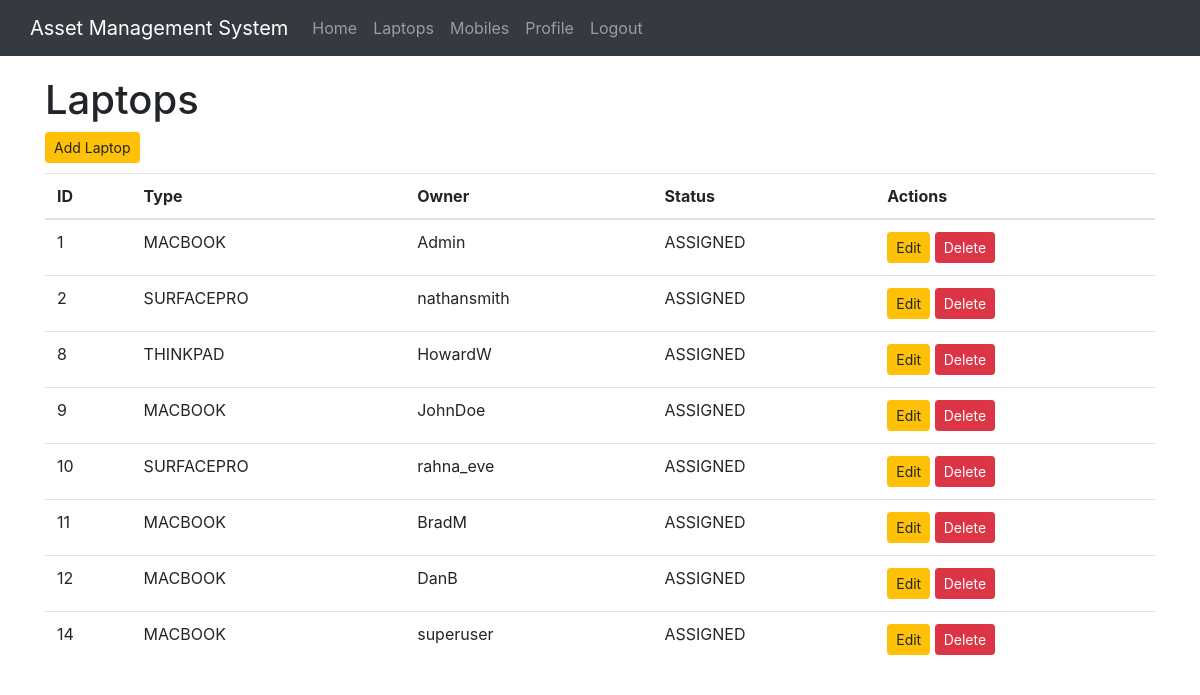
The page /display_laptops (signed in) on the database its author committed.
### inventory/models.py (models this page shows, shortened)
class Laptop(models.Model):
    type_choices = (
        ("SURFACEPRO", "Surface Pro"),
        ("MACBOOK", "MacBook"),
        ("THINKPAD", "Thinkpad"),
    )
    type = models.CharField(max_length=100, choices=type_choices, blank=False)
    owner = models.ForeignKey(User, blank=True, null=True, on_delete=models.CASCADE)
    status_choices = (
        ("AVAILABLE", "Device is available to be assigned"),
        ("ASSIGNED", "Device is assigned to a staff member"),
        ("SETUP_REQUIRED", "This device needs setting up before it can be assigned"),
    )
    status = models.CharField(max_length=100, choices=status_choices, blank=False)

### inventory/views.py (the view)
# urls.py: re_path(r"^display_laptops$", display_laptops, name="display_laptops"),
def display_laptops(request):
    items = Laptop.objects.all()
    context = {
        "items": items,
        "header": "Laptops",
    }
    return render(request, "inventory/index.html", context)

### inventory/templates/inventory/index.html (shortened to what this page needs)
{% extends 'inventory/base.html' %}
{% block body%}
    <h1>{{ header }}</h1>
    {% if user.is_authenticated %}
        {% if header == "Home" %}
            <h2>Welcome to the Asset Management System for NHSD</h2>
            <p>Please select from one of the two following options</p>
            <a href="{% url 'display_laptops' %}" class="btn btn-primary btn-md" role="button">Laptops</a>
            <a href="{% url 'display_mobiles' %}" class="btn btn-primary btn-md" role="button">Mobiles</a>
        {% else %}
            <div class="button-group">
                {% if header == "Laptops" %}
                    <a href="{% url 'add_laptop' %}" class="btn btn-warning btn-sm" role="button">Add Laptop</a>
                {% elif header == "Mobiles" %}
                    <a href="{% url 'add_mobile' %}" class="btn btn-warning btn-sm" role="button">Add Mobile</a>
                {% endif %}
            </div>
            <table class="table table-hover">
                <thead>
                    <tr>
                        <th>ID</th>
                        <th>Type</th>
                        <th>Owner</th>
                        <th>Status</th>
                        <th>Actions</th>
                    </tr>
                </thead>
                <tbody>
                    {% for item in items %}
                        <tr>
                            <td>{{ item.pk }}</td>
                            <td>{{ item.type }}</td>
                            <td>{{ item.owner.username }}</td>
                            <td>{{ item.status }}</td>
                            {% if header == "Laptops" %}
                            <td>
                                <a href="{% url 'edit_laptop' item.pk %}" class="btn btn-warning btn-sm" role="button">Edit</a>
                                {% if user.is_superuser %}
                                    <a href="{% url 'delete_laptop' item.pk %}" class="btn btn-danger btn-sm" role="button">Delete</a>
                                {% endif %}
                            </td>
                            {% endif %}
                        </tr>
                    {% endfor %}
                </tbody>
            </table>
        {% endif %}
    {% endif %}
{% endblock %}

### inventory/static/css/style.css (style rules this page uses)
.table { margin: 10px 0px 10px 0px; }

### rows shown on the page
Laptop: pk "1", type "MACBOOK", owner.username "Admin", status "ASSIGNED"
Laptop: pk "2", type "SURFACEPRO", owner.username "nathansmith", status "ASSIGNED"
Laptop: pk "8", type "THINKPAD", owner.username "HowardW", status "ASSIGNED"
Laptop: pk "9", type "MACBOOK", owner.username "JohnDoe", status "ASSIGNED"
Laptop: pk "10", type "SURFACEPRO", owner.username "rahna_eve", status "ASSIGNED"
Laptop: pk "11", type "MACBOOK", owner.username "BradM", status "ASSIGNED"
Laptop: pk "12", type "MACBOOK", owner.username "DanB", status "ASSIGNED"
Laptop: pk "14", type "MACBOOK", owner.username "superuser", status "ASSIGNED"

### other values the page prints
{{ header }} "Laptops"
